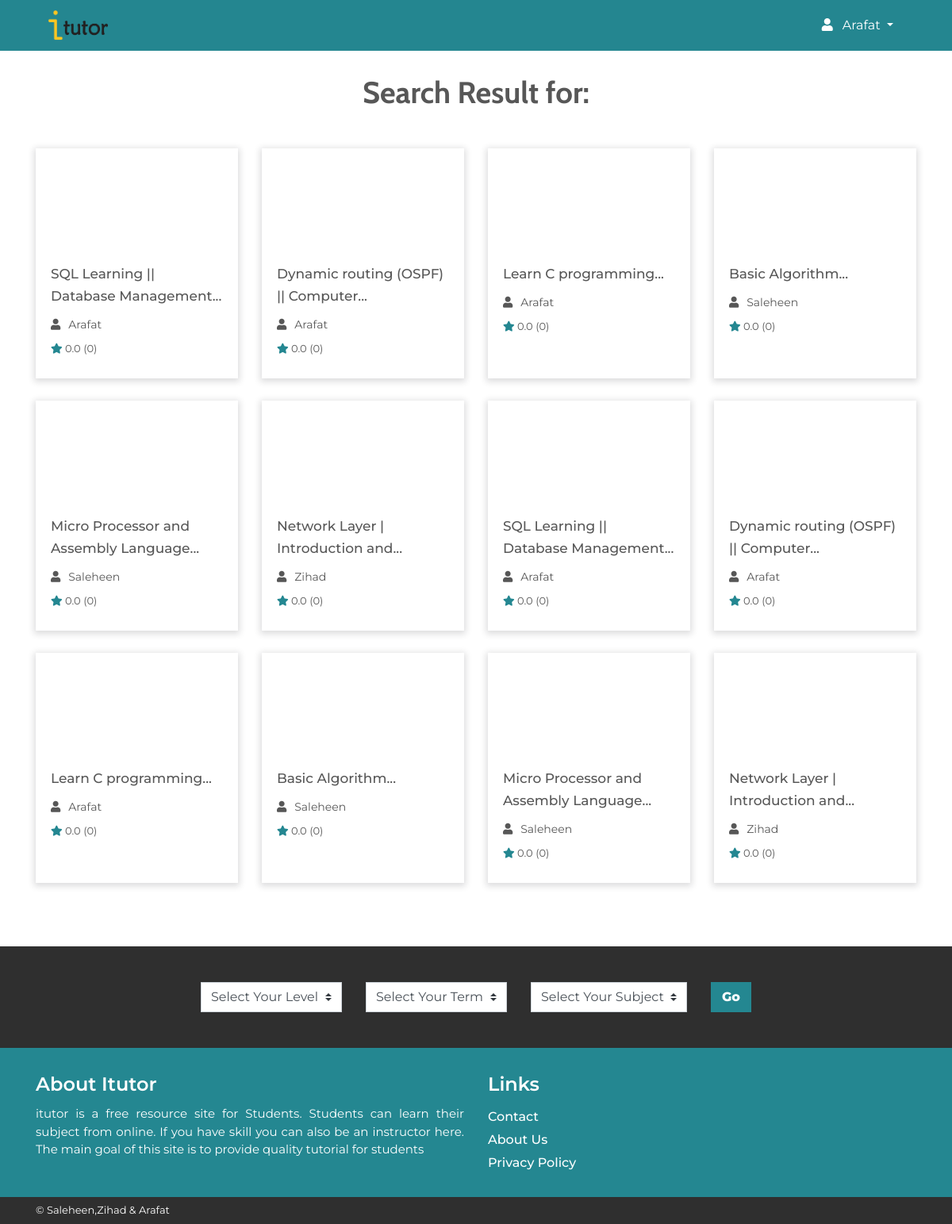
Screenshot of /selected.php (signed in) with the database file from the repository.
### tables this page shows
CREATE TABLE `users` (
  `id` int(3) NOT NULL,
  `name` varchar(50) NOT NULL,
  `password` varchar(255) NOT NULL,
  `email` varchar(155) NOT NULL,
  `auth_status` tinyint(1) NOT NULL DEFAULT '0',
  `keyword` varchar(5) NOT NULL,
  `instructor_status` tinyint(1) NOT NULL DEFAULT '0',
  `image` varchar(200) NOT NULL DEFAULT 'img/user/default_user.jpg'
);

CREATE TABLE `post_init` (
  `post_id` int(100) NOT NULL,
  `title` varchar(255) NOT NULL,
  `catagory` varchar(100) NOT NULL,
  `keyword` text NOT NULL,
  `ins_id` int(6) NOT NULL,
  `rating` float(2,1) NOT NULL DEFAULT '0.0',
  `num_rating` float NOT NULL DEFAULT '0',
  `post_date` date NOT NULL,
  `content` text NOT NULL,
  `image_name` varchar(500) NOT NULL DEFAULT 'img/post_image/default_post.jpg',
  `count_com` int(2) NOT NULL DEFAULT '0',
  `video_status` tinyint(1) NOT NULL DEFAULT '0',
  `video_link` varchar(255) DEFAULT NULL
);

### mysql.php (called while the page is built, shortened)
<?php $conn = mysqli_connect('localhost','root','','itutor');
if(isset($_COOKIE['itutor_user'])){
    $u_id = $_COOKIE['itutor_user'];
    $u_q = "select name,instructor_status from users where id=$u_id";
    $rr = mysqli_query($conn,$u_q);
    $user = mysqli_fetch_assoc($rr);
    $u_name = $user['name'];
}
?>

### selected.php (the view, shortened to what this page needs)
<?php
include 'mysql.php';
include 'header.php';
?>
    <div class="container">
        <div class="row heading_big">
            <div class="col">
                <h2 class="big_h text-center">Search Result for: <span><?php echo $search;?></span></h2>
            </div>
        </div>
        <div class="row">
            <?php
                $query="select post_init.post_id,post_init.title,post_init.rating,post_init.num_rating,users.name from post_init,users where LOWER(post_init.title) like '%$search%' and post_init.ins_id=users.id";
                $data = mysqli_query($conn,$query);
                $count=0;
                while($post=mysqli_fetch_assoc($data)){$count++;
                ?>
                    <div class="col-md-3 col-sm-4">
                        <div class="single_recent_upld">
                            <div class="prevw"></div>
                            <div class="course_txt">
                                <h5><a href="<?php  echo "single.php?post_id=".$post['post_id'];   ?>"><?php  echo excerpt($post['title']);   ?></a></h5>
                                <p><i class="fas fa-user"></i><?php  echo $post['name'];   ?></p>
                                <div class="rate">
                                    <i class="fas fa-star"></i> <span class="rate_val"><?php  echo $post['rating']."  (".$post['num_rating'].")";   ?></span>
                                </div>
                            </div>
                        </div>
                    </div>
                <?php
                }
                $query="select post_init.post_id,post_init.title,post_init.rating,post_init.num_rating,users.name from post_init,users where post_init.keyword like '%$search%' and post_init.ins_id=users.id";
                $data = mysqli_query($conn,$query);
                while($post=mysqli_fetch_assoc($data)){$count++;
                ?>
                    <div class="col-md-3 col-sm-4">
                        <div class="single_recent_upld">
                            <div class="prevw"></div>
                            <div class="course_txt">
                                <h5><a href="<?php  echo "single.php?post_id=".$post['post_id'];   ?>"><?php  echo excerpt($post['title']);   ?></a></h5>
                                <p><i class="fas fa-user"></i><?php  echo $post['name'];   ?></p>
                                <div class="rate">
                                    <i class="fas fa-star"></i> <span class="rate_val"><?php  echo $post['rating']."  (".$post['num_rating'].")";   ?></span>
                                </div>
                            </div>
                        </div>
                    </div>
                <?php
                }
            ?>
        </div>
    </div>
    <div class="sem_select_area selectd_cat_page">
        <div class="container">
            <form>
                <div class="row justify-content-center">
                    <form action="">
                        <div class="col-auto">
                            <div class="single_op">
                                <select class="custom-select">
                                  <option selected>Select Your Level</option>
                                </select>
                            </div>
                        </div>
                        <div class="col-auto">
                            <div class="single_op">
                                <select class="custom-select">
                                  <option selected>Select Your Term</option>
                                </select>
                            </div>
                        </div>
                        <div class="col-auto">
                            <div class="single_op">
                                <select class="custom-select">
                                  <option selected>Select Your Subject</option>
                                </select>
                            </div>
                        </div>
                        <div class="col-auto">
                            <button class="btn sub_btn slcd_btn" type="submit">Go</button>
                        </div>
                </div>
                </form>
        </div>
    </div>
<?php
    include 'footer.php';
    function excerpt($title) {
        $cutOffLength=30;
        $charAtPosition = "";
        $titleLength = strlen($title);
        do {
            $cutOffLength++;
            $charAtPosition = substr($title, $cutOffLength, 1);
        } while ($cutOffLength < $titleLength && $charAtPosition != " ");
        return substr($title, 0, $cutOffLength) . '...';
    }
?>

### header.php (shortened to what this page needs)
<!DOCTYPE html>
<html lang="en">
<head>
    <link rel="stylesheet" href="css/bootstrap.min.css">
    <link rel="stylesheet" href="https://use.fontawesome.com/releases/v5.7.2/css/solid.css">
    <link rel="stylesheet" href="https://use.fontawesome.com/releases/v5.7.2/css/fontawesome.css">
    <link rel="stylesheet" href="css/style.css">
    <link rel="stylesheet" href="single-page.css">
</head>
<body>
<div class="nav_2">
<div class="container">
<nav class="navbar navbar-expand-lg navbar-light cust_nav_bg">
  <a class="navbar-brand" href="index.php"><img src="img/logo-black.png" style="width:75px;height:38px" alt=""></a>
  <div class="dropdown dropdwn_3">
  <?php if(!isset($_SESSION['name']) || $_SESSION['name']=='') { ?>
            <a class="login_a" href="login-sign-up.php"><i class="fas fa-sign-in-alt"></i> Login/Signup</a><?php
    }
    else{
    ?>
  <button class="btn dropdown-toggle" style="color:#fff" type="button" id="dropdownMenuButton" data-toggle="dropdown" aria-haspopup="true" aria-expanded="false">
   <i class="fas fa-user head_user"></i></i> <?php echo "$u_name";?>
  </button>
    <?php } ?>
</div>
</nav>
</div>
</div>

### css/style.css (style rules this page uses)
* { margin: 0; padding: 0; }
body { font-family: 'Montserrat', sans-serif; color: #575757; }
img { width: 100%; }
a { color: inherit; }
button.sub_btn { background: #FFC722; font-weight: 800; border-radius: 0; padding-left: 13px; padding-right: 13px; }
.single_op select { border-radius: 0; }
.sem_select_area { margin-top: 52px; margin-bottom: 30px; }
h2.big_h { font-family: cabin; margin-bottom: 47px; margin-top: 30px; font-weight: 700; font-size: 38px; }
.prevw { padding: 64px 0; background: url(../img/lock.jpg); background-position: center center; background-repeat: no-repeat; background-size: cover; }
.course_txt h5 { font-size: 17px; line-height: 28px; margin-top: 16px; margin-bottom: 12px; }
.course_txt p { font-size: 14px; margin-bottom: 10px; }
.course_txt p > i { margin-right: 10px; font-size: 14px; }
.rate { font-size: 13px; }
.rate i { color: #248791; }
.single_recent_upld { box-shadow: 0 2px 8px 2px rgba(20, 23, 28, 0.15); padding-bottom: 29px; margin-bottom: 28px; height:290px; }
.course_txt { margin: 0px 19px; }
.sem_select_area.selectd_cat_page { background-color: #2F2F2F; padding: 45px 0; margin-bottom: 0; }
button.btn.sub_btn.slcd_btn { background: #248791; color: #fff; }
.nav_2, nav.navbar.navbar-expand-lg.navbar-light.cust_nav_bg { background: #248690; }
.head_user { margin-right: 8px; }

### rows the page displays
users: name "Arafat"
post_init: title "SQL Learning || Database Management...", ins.name "Arafat", rating "0.0", num_rating "0"
post_init: title "Dynamic routing (OSPF) || Computer...", ins.name "Arafat", rating "0.0", num_rating "0"
post_init: title "Learn C programming...", ins.name "Arafat", rating "0.0", num_rating "0"
post_init: title "Basic Algorithm...", ins.name "Saleheen", rating "0.0", num_rating "0"
post_init: title "Micro Processor and Assembly Language...", ins.name "Saleheen", rating "0.0", num_rating "0"
post_init: title "Network Layer | Introduction and...", ins.name "Zihad", rating "0.0", num_rating "0"
